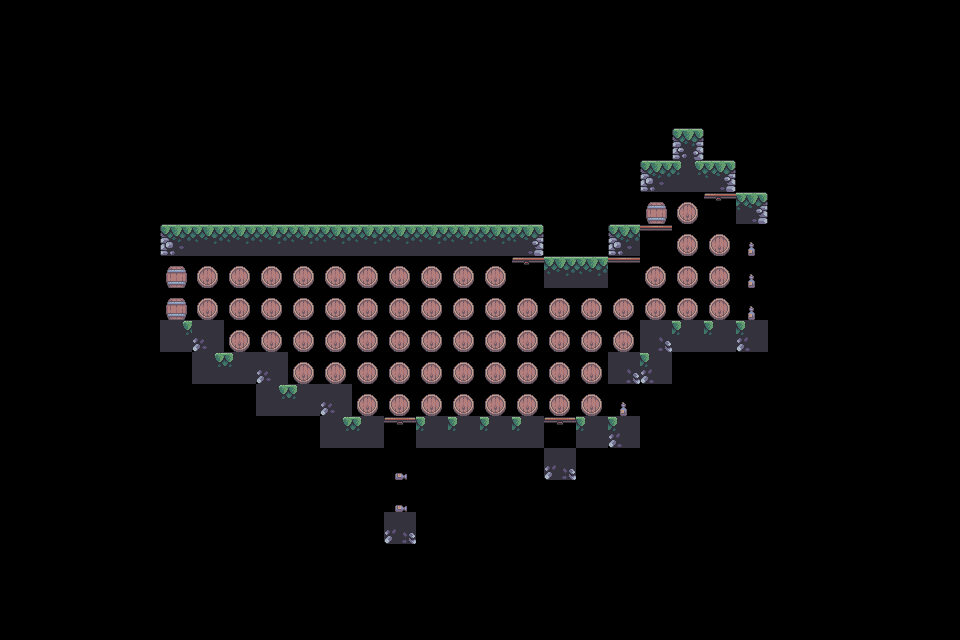

Tiled map render using the project's own tile images. Description and the whole map definition, tile-layer contents included, below:
An orthogonal 30x20 tile map with 32x32 px tiles, 1 tile layer (layer1).

<map version="1.10" tiledversion="1.11.2" orientation="orthogonal" renderorder="right-down" width="30" height="20" tilewidth="32" tileheight="32" infinite="0" nextlayerid="2" nextobjectid="1">
 <tileset firstgid="1" source="tilesets.tsx" />
 <layer id="1" name="layer1" width="30" height="20">
  <data encoding="csv">
0,0,0,0,0,0,0,0,0,0,0,0,0,0,0,0,0,0,0,0,0,0,0,0,0,0,0,0,0,0,
0,0,0,0,0,0,0,0,0,0,0,0,0,0,0,0,0,0,0,0,0,0,0,0,0,0,0,0,0,0,
0,0,0,0,0,0,0,0,0,0,0,0,0,0,0,0,0,0,0,0,0,0,0,0,0,0,0,0,0,0,
0,0,0,0,0,0,0,0,0,0,0,0,0,0,0,0,0,0,0,0,0,0,0,0,0,0,0,0,0,0,
0,0,0,0,0,0,0,0,0,0,0,0,0,0,0,0,0,0,0,0,0,4,0,0,0,0,0,0,0,0,
0,0,0,0,0,0,0,0,0,0,0,0,0,0,0,0,0,0,0,0,1,7,3,0,0,0,0,0,0,0,
0,0,0,0,0,0,0,0,0,0,0,0,0,0,0,0,0,0,0,0,13,14,17,3,0,0,0,0,0,0,
0,0,0,0,0,1,2,2,2,2,2,2,2,2,2,2,3,0,0,1,18,14,14,15,0,0,0,0,0,0,
0,0,0,0,0,13,14,14,14,14,14,14,14,14,14,14,17,2,2,18,14,14,14,15,0,0,0,0,0,0,
0,0,0,0,0,13,14,14,14,14,14,14,14,14,14,14,14,14,14,14,14,14,14,15,0,0,0,0,0,0,
0,0,0,0,0,25,6,14,14,14,14,14,14,14,14,14,14,14,14,14,5,26,26,27,0,0,0,0,0,0,
0,0,0,0,0,0,25,26,6,14,14,14,14,14,14,14,14,14,14,5,27,0,0,0,0,0,0,0,0,0,
0,0,0,0,0,0,0,0,25,26,6,14,14,14,14,14,14,14,14,15,0,0,0,0,0,0,0,0,0,0,
0,0,0,0,0,0,0,0,0,0,25,26,20,26,26,26,26,20,26,27,0,0,0,0,0,0,0,0,0,0,
0,0,0,0,0,0,0,0,0,0,0,0,16,0,0,0,0,28,0,0,0,0,0,0,0,0,0,0,0,0,
0,0,0,0,0,0,0,0,0,0,0,0,16,0,0,0,0,0,0,0,0,0,0,0,0,0,0,0,0,0,
0,0,0,0,0,0,0,0,0,0,0,0,28,0,0,0,0,0,0,0,0,0,0,0,0,0,0,0,0,0,
0,0,0,0,0,0,0,0,0,0,0,0,0,0,0,0,0,0,0,0,0,0,0,0,0,0,0,0,0,0,
0,0,0,0,0,0,0,0,0,0,0,0,0,0,0,0,0,0,0,0,0,0,0,0,0,0,0,0,0,0,
0,0,0,0,0,0,0,0,0,0,0,0,0,0,0,0,0,0,0,0,0,0,0,0,0,0,0,0,0,0
</data>
 </layer>
</map>